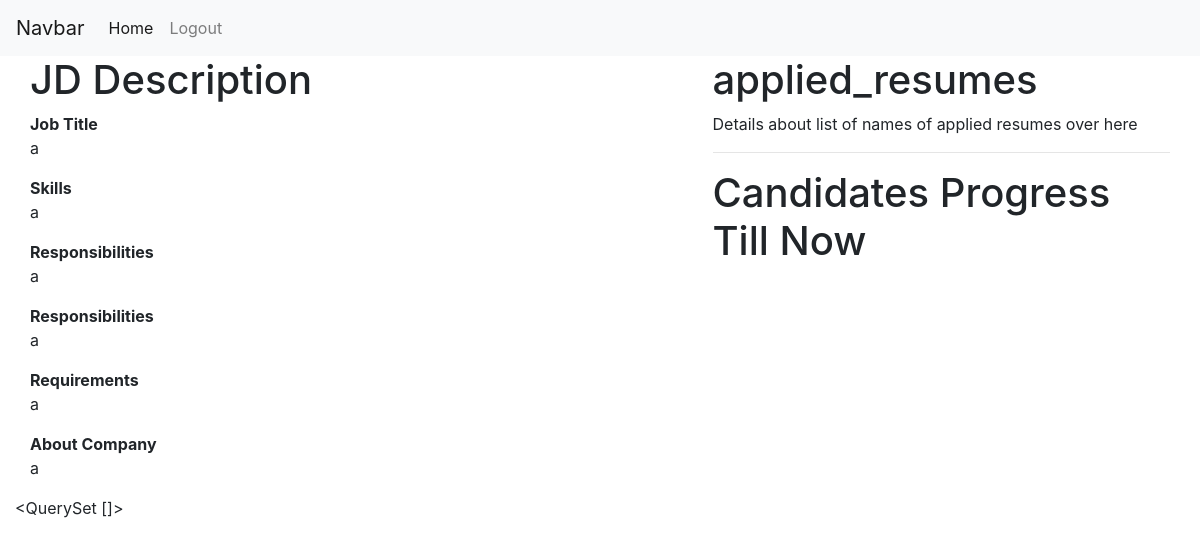
The page /JDProgress/1 (signed in) on the database its author committed.
### hr/models.py (models this page shows, shortened)
class BaseFields(models.Model):
    created_at = models.DateTimeField(auto_now_add=True)
    updated_at = models.DateTimeField(auto_now=True)
    class Meta:
        abstract = True

class Job_Description(BaseFields):
    hr_id = models.ForeignKey(User,on_delete=models.CASCADE,related_name='hr_id')
    jd_title= models.CharField(max_length= 100, null=True)
    job_description = models.JSONField()
    recommendation_used = models.BooleanField(default=False)

### hr/views.py (the view)
# urls.py: path('JDProgress/<str:jd_id>',views.JD_Progress,name='jd_progress'),
def JD_Progress(request,jd_id):
    jd = Job_Description.objects.get(id=jd_id,hr_id=request.user)
    applied_resumes = Applied_resume.objects.filter(jd_id=jd).all()
    test_update = []
    for resume in applied_resumes:
        obj = TEST_CREDENTIALS.objects.get(resume_id=resume)
        test_update += [obj]
    return render(request,'hr/jd_progress.html',{
        'jd':jd,
        'applied_resumes' : applied_resumes,
        'test_updates':test_update
    })

### hr/templates/hr/jd_progress.html (shortened to what this page needs)
{% extends 'hr/layout.html' %}
{%block body%}
    <div class="container-fluid">
        <div class="row">
            <div class="col-md-7">
                <h1>JD Description</h1>
                <b>Job Title</b>
                <p>{{jd.jd_title}}</p>
                <b>Skills</b>
                <p>{{jd.job_description.skills}}</p>
                <b>Responsibilities</b>
                <p>{{jd.job_description.responsibilities}}</p>
                <b>Responsibilities</b>
                <p>{{jd.job_description.responsibilities}}</p>
                <b>Requirements</b>
                <p>{{jd.job_description.requirements}}</p>
                <b>About Company</b>
                <p>{{jd.job_description.about_company}}</p>
            </div>
            <div class="col-md-5">
                <h1>applied_resumes</h1>
                <p>Details about list of names of applied resumes over here</p>
                <hr>
                <h1>Candidates Progress Till Now</h1>
            </div>
        </div>
    </div>
    {{applied_resumes}}
{%endblock%}

### rows shown on the page
Job_Description: jd_title "a", job_description.skills "a", job_description.responsibilities "a", job_description.requirements "a", job_description.about_company "a"

### other values the page prints
{{ applied_resumes }} "<QuerySet []>"
